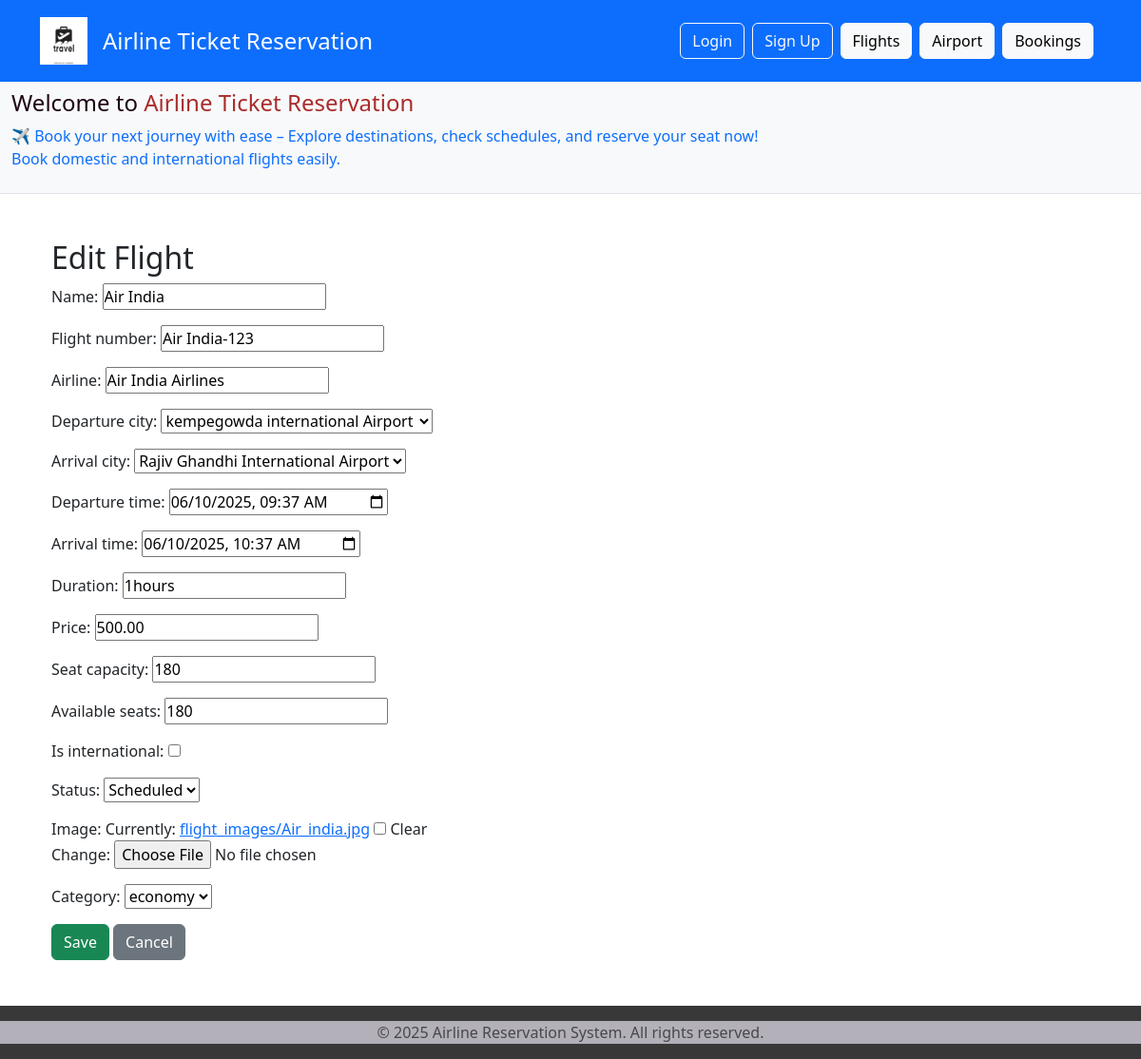
Screenshot of /flights/edit/2/ with the database file from the repository.
### flights/models.py (models this page shows, shortened)
class Flights(models.Model):
    STATUS_CHOICES = [
        ('Scheduled', 'Scheduled'),
        ('Delayed', 'Delayed'),
        ('Cancelled', 'Cancelled'),
    ]
    CATEGORY = [
        ('economy', 'economy'),
        ('business', 'business')
    ]
    name = models.CharField(max_length=100)
    flight_number = models.CharField(max_length=20)
    airline = models.CharField(max_length=100)
    departure_city = models.ForeignKey(Airport, on_delete=models.CASCADE, related_name='flight_dep_airport')
    arrival_city = models.ForeignKey(Airport, on_delete=models.CASCADE, related_name='flight_arr_airport')
    departure_time = models.CharField()
    arrival_time = models.CharField()
    duration = models.CharField(max_length=20, blank=True)  # Optional/manual
    price = models.DecimalField(max_digits=10, decimal_places=2)
    seat_capacity = models.PositiveIntegerField(default=180)
    available_seats = models.PositiveIntegerField(default=180)
    is_international = models.BooleanField(default=False)
    status = models.CharField(max_length=20, choices=STATUS_CHOICES, default='Scheduled')
    image = models.ImageField(upload_to='flight_images/', blank=True, null=True)
    created_at = models.DateTimeField(auto_now_add=True)
    category = models.CharField(max_length=50, choices=CATEGORY)  # or add choices if needed

### airport/models.py (models this page shows)
class Airport(models.Model):
    name = models.CharField(max_length=100)
    country = models.CharField(max_length=100)
    state = models.CharField(max_length=100)
    city = models.CharField(max_length=100)
    contact = models.CharField(max_length=10)
    terminals = models.IntegerField()
    image = models.ImageField(upload_to='airport_images/', blank=True, null=True)
    created_at = models.DateTimeField(auto_now_add=True)
    def __str__(self):
        return self.name

### flights/views.py (the view)
# urls.py: path('edit/<int:pk>/', views.flight_edit, name='edit'),
def flight_edit(request, pk):
    flight = get_object_or_404(Flights, pk=pk)
    if request.method == 'POST':
        form = FlightForm(request.POST, request.FILES, instance=flight)
        if form.is_valid():
            form.save()
            return redirect('flights:list')
    else:
        form = FlightForm(instance=flight)
    return render(request, 'flight_form.html', {'form': form})

### flights/forms.py
class FlightForm(forms.ModelForm):
    class Meta:
        model = Flights
        fields = '__all__'
        widgets = {
            'departure_time': forms.DateTimeInput(attrs={'type': 'datetime-local'}),
            'arrival_time': forms.DateTimeInput(attrs={'type': 'datetime-local'}),
        }

### flights/templates/flight_form.html (shortened to what this page needs)
{% extends 'base.html' %}
{% load static %}
{% block content %}
<div class="container mt-4">
    <h2>{{ form.instance.pk|yesno:"Edit Flight,Create Flight" }}</h2>
     <form method="post" enctype="multipart/form-data">
        {{ form.as_p }}
        <button type="submit" class="btn btn-success">Save</button>
        <a href="{% url 'flights:list' %}" class="btn btn-secondary">Cancel</a>
    </form>
</div>
{% endblock %}

### static/css/style.css (style rules this page uses)
* { padding: 0; margin: 0; box-sizing: border-box; }

### rows the page displays
Flights: instance.pk "Edit Flight", name "Air India", flight_number "Air India-123", airline "Air India Airlines", departure_city "kempegowda international Airport", arrival_city "Rajiv Ghandhi International Airport", departure_time "06/10/2025 09:37", arrival_time "06/10/2025 10:37", duration "1hours", price "500.00", seat_capacity "180", available_seats "180", status "Scheduled", category "economy"
